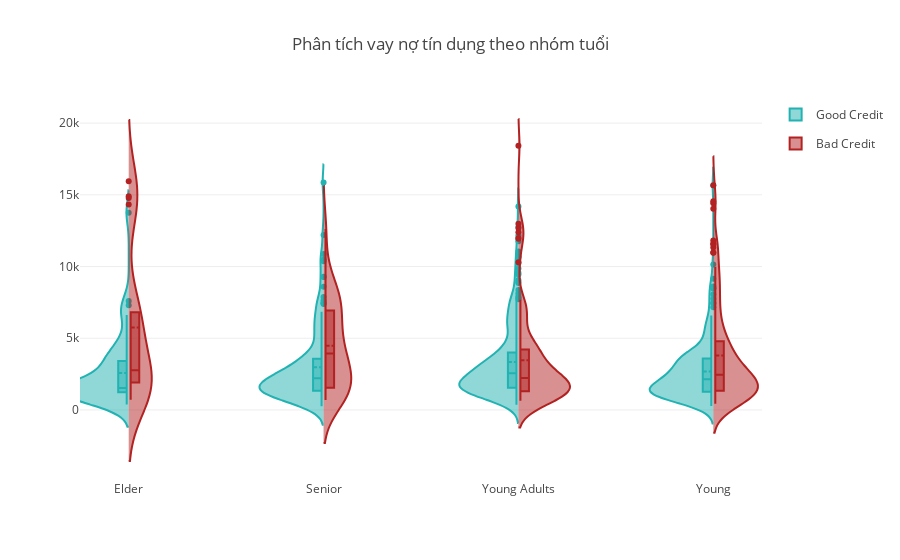

Notebook source saved alongside this figure:
### Code cell
fig = {
    "data": [
        {
            "type": 'violin',
            "x": good_credit_df['Age_Group'],
            "y": good_credit_df['Credit_amount'],
            "legendgroup": 'Good Credit', #tín dụng tốt
            "scalegroup": 'No',
            "name": 'Good Credit',
            "side": 'negative',
            "box": {
                "visible": True
            },
            "meanline": {
                "visible": True
            },
            "line": {
                "color": 'rgb(34, 178, 178)'
            }
        },
        {
            "type": 'violin',
            "x": bad_credit_df['Age_Group'],
            "y": bad_credit_df['Credit_amount'],
            "legendgroup": 'Bad Credit', # tín dụng xấu
            "scalegroup": 'No',
            "name": 'Bad Credit',
            "side": 'positive',
            "box": {
                "visible": True
            },
            "meanline": {
                "visible": True
            },
            "line": {
                "color": 'rgb(178, 34, 34)'
            }
        }
    ],
    "layout" : {
        "title": "Phân tích vay nợ tín dụng theo nhóm tuổi",
        "yaxis": {
            "zeroline": False,
        },
        "violingap": 0,
        "violinmode": "overlay"
    }
}


iplot(fig, filename = 'Age-Housing', validate=False)

### Figure 1 — Plotly figure (JSON) as saved in the notebook; plotly's stock layout.template omitted (floating-point values rounded to 4 significant figures; data arrays with more than 128 entries replaced by an {"elided": "..."} marker saying what was removed)
{"data": [{"box": {"visible": true}, "legendgroup": "Good Credit", "line": {"color": "rgb(34, 178, 178)"}, "meanline": {"visible": true}, "name": "Good Credit", "scalegroup": "No", "side": "negative", "type": "violin", "x": {"elided": "700 str values"}, "y": {"elided": "700 int values"}}, {"box": {"visible": true}, "legendgroup": "Bad Credit", "line": {"color": "rgb(178, 34, 34)"}, "meanline": {"visible": true}, "name": "Bad Credit", "scalegroup": "No", "side": "positive", "type": "violin", "x": {"elided": "300 str values"}, "y": {"elided": "300 int values"}}], "layout": {"title": "Phân tích vay nợ tín dụng theo nhóm tuổi", "violingap": 0, "violinmode": "overlay", "yaxis": {"zeroline": false}}}
